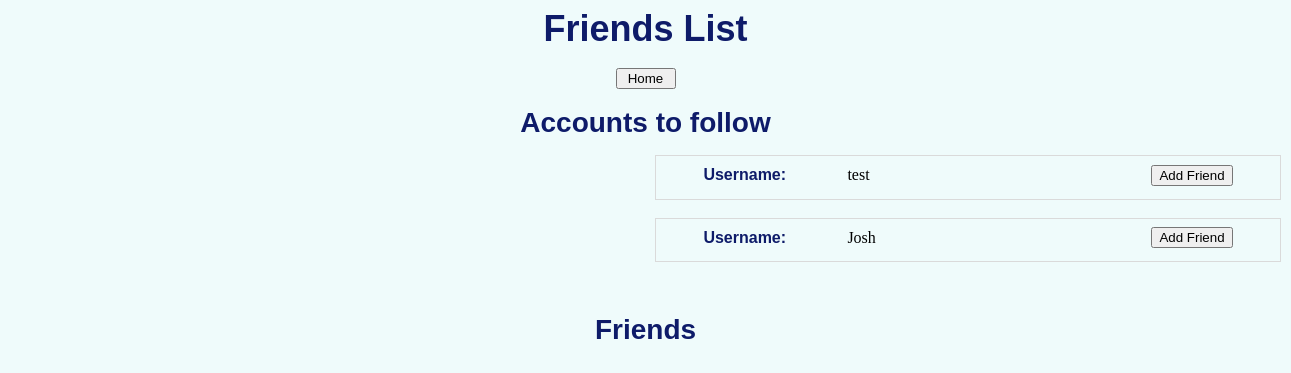
Before: /friends (signed in) with the older database file.
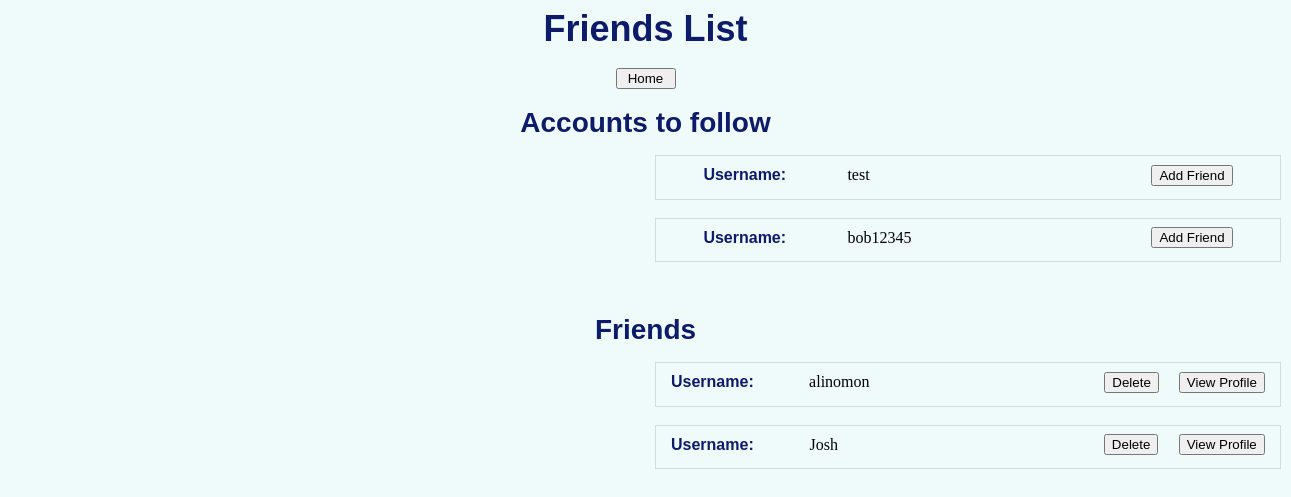
After: the same page with the newer database file.
### app/models.py (models this page shows)
class Users(db.Model):
    id = db.Column(db.Integer, primary_key=True)
    email = db.Column(db.String(200))
    username = db.Column(db.String(200))
    password = db.Column(db.String(200))

class Friends(db.Model):
    id = db.Column(db.Integer, primary_key=True)
    username1 = db.Column(db.String(200))
    username2 = db.Column(db.String(200))

### app/views.py (the view)
@app.route('/friends', methods=['POST', 'GET'])
def Friends():
    users = models.Users.query.all()
    friends = CurrentFriends()
    usersFinal = []
    for user in users:
        foundUser = False
        if user.username != session['username']:
            for friend in friends:
                if user.username == friend.username2:
                    foundUser = True
            if foundUser == False:
                usersFinal.append(user)
    logging.debug("Friends")
    return render_template('friends.html', users=usersFinal, friends = friends)

### app/views.py (called while the page is built)
def CurrentFriends():
    friends = models.Friends.query.all()
    friendList = []
    for friend in friends:
        if friend.username2 != session['username'] and friend not in friendList:
            friendList.append(friend)
    logging.debug("Friends")
    return friendList

### app/templates/friends.html (shortened to what this page needs)
<!DOCTYPE html>
<head>
  <link rel="stylesheet" href="{{ url_for('static', filename='css/blog.css')}}">
</head>
<body class = "body">
  <div style = "text-align: center;">
    <div>
      <span class="generaltitle">Friends List</span>
      <br>
      <br>
      <a href="{{ url_for('Home') }}"><button type="button" style="width:60px;">Home</button></a>
      <br>
      <br>
    </div>
  </div>
    <div style = "text-align: center;">
        <span class="generalsubtitle">Accounts to follow</span>
        <ul>
          {% for friends in users %}
          <fieldset style="position:relative; left:605px; width: 600px; border:thin solid #DADADA;" >
            <table border="0" align="center" style="text-align:left;">
              <tr>
                <td width="140px" class="bodyforms">
                    Username:
                </td>
                <td width="300px">
                    {{ friends.username }}
                </td>
                <td>
                  <a href="{{ url_for('AddFriend', username = friends.username) }}"><button type="button">Add Friend</button></a>
                </td>
              </tr>
            </table>
          </fieldset>
          <br>
          {% endfor %}
        </ul>
        <br>
      </div>
      <div style = "text-align: center;">
          <span class="generalsubtitle">Friends</span>
          <ul>
            {% for user in friends %}
            <fieldset style="position:relative; left:605px; width: 600px; border:thin solid #DADADA;" >
              <table border="0" align="center" style="text-align:left;">
                <tr>
                  <td width="140px" class="bodyforms">
                      Username:
                  </td>
                  <td width="300px">
                      {{ user.username2 }}
                  </td>
                  <td width="90px" style="text-align:center;">
                   <a href="{{ url_for('delete', username=user.username2) }}"><button type="button">Delete</button></a>
                  </td>
                  <td width="90px" style="text-align:center;">
                   <a href="{{ url_for('Profile', username=user.username2) }}"><button type="button">View Profile</button></a>
                  </td>
                </tr>
              </table>
            </fieldset>
            <br>
            {% endfor %}
          </ul>
          <br>
        </div>
</body>
</html>

### app/static/css/blog.css (style rules this page uses)
body { background-color: #EFFBFB; }
.generaltitle { font-weight:bold; font-size:36px; color:#0e1b69; font-family:sans-serif; }
.generalsubtitle { font-weight:bold; font-size:28px; color:#0e1b69; font-family:sans-serif; }
.bodyforms { font-weight:bold; font-size:16px; color:#0e1b69; font-family:sans-serif; }

Changed rows visible on the page:
no longer on this page (row unchanged): Users: username "Josh"
added Users: username "bob12345"
added Friends: username2 "alinomon"
added Friends: username2 "Josh"
